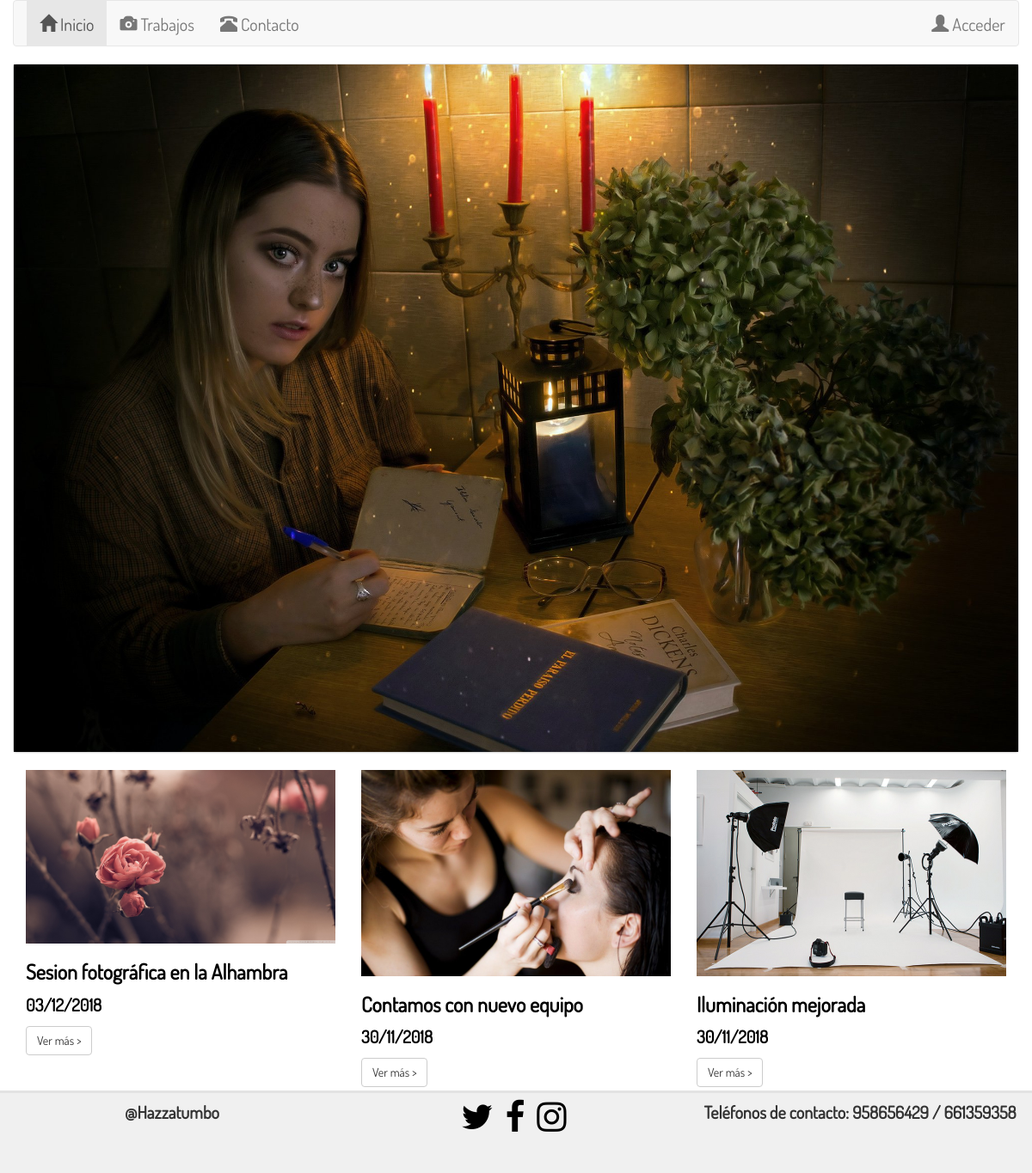
The page / on the database its author committed.
### tables this page shows
CREATE TABLE `noticias` (
  `id` bigint(20) UNSIGNED NOT NULL,
  `titular` varchar(50) NOT NULL,
  `contenido` varchar(500) NOT NULL,
  `imagen` varchar(100) NOT NULL,
  `fecha` date NOT NULL
);

### index.php (the view, shortened to what this page needs)
<!DOCTYPE html>
<html lang="es">
<head>
  <link rel="stylesheet" href="css/bootstrap.min.css">
  <link rel="stylesheet" href="css/estudio.css">
  <link rel="stylesheet" href="css/font-awesome.css">
</head>
<body>
    <div class="container-fluid">
    <?php
    include "php/funciones.php";
     if(isset($_COOKIE['sesion'])){
        session_decode($_COOKIE['sesion']);
        if($_SESSION['id']==0){
           menu_admin('0');
         }else{
           menu_cliente('0');
         }
     }else{
        menu('0');
     }
      $fecha_actual=date('Y-m-d');
      $conexion=conexion();
      $consulta="select id, titular, imagen,fecha from noticias where fecha<='$fecha_actual' order by fecha desc limit 3";
      $datos=mysqli_query($conexion,$consulta);
      echo "<div class='container-fluid'><div class='row'>";
      while($fila=mysqli_fetch_array($datos)){
        $id=$fila['id'];
        $imagen=$fila['imagen'];
        $imagen="php/".$imagen;
        $fecha_noticia=strtotime($fila['fecha']);
        $fecha_formateada=date("d/m/Y",$fecha_noticia);
         echo "<div class='col-lg-4 col-md-4 col-sm-4 col-xs-12'>
                  <a href='./php/vernoticia.php?vermas=si&id=$id'>
                    <img src='$imagen' style='max-width:100%'>
                    <h3><b>$fila[titular]</h3>
                    <p>$fecha_formateada</p></a>
                    <a href='php/vernoticia.php?vermas=si&id=$id'>
                      <button class='btn btn-default' type='submit' name='vermas' value='>Ver más'>Ver más ></button>
                    </a>
                </div>";
      }
      echo "</div></div>";
    ?>
  </div>
</body>
</html>

### css/estudio.css (style rules this page uses)
body { padding-bottom:100px; font-family: "Dosis"; font-size: 2em; }
a,a:visited { color:black; font-style: bold; }

### rows shown on the page
noticias: shows a picture, titular "Sesion fotográfica en la Alhambra", fecha "03/12/2018"
noticias: shows a picture, titular "Contamos con nuevo equipo", fecha "30/11/2018"
noticias: shows a picture, titular "Iluminación mejorada", fecha "30/11/2018"
